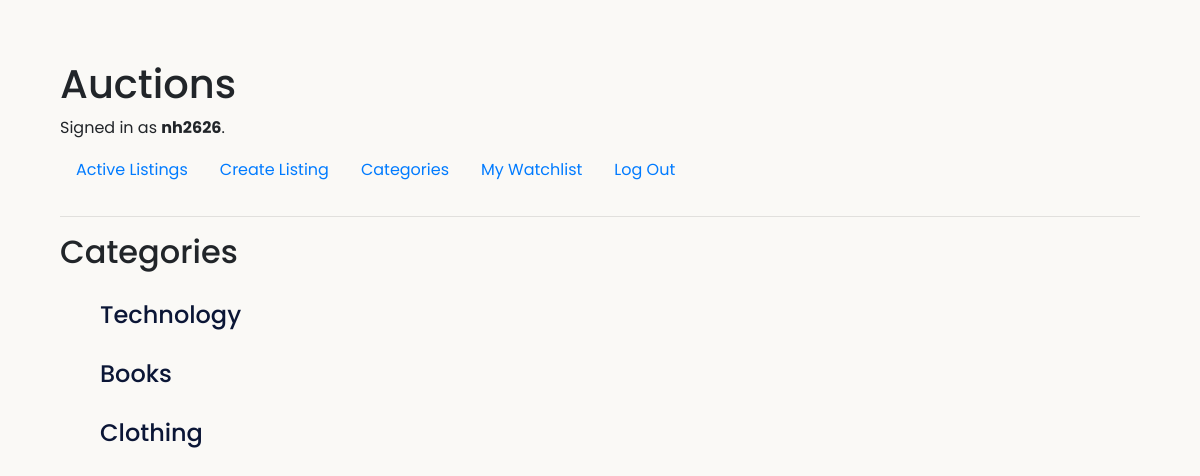
Page /category_page (signed in) on the committed database.
### auctions/models.py (models this page shows, shortened)
class User(AbstractUser):
    watching = models.ManyToManyField("Listing", related_name="watchers")

class Category(models.Model):
    category_name = models.CharField(max_length=64)

### auctions/views.py (the view)
# urls.py: path("category_page", views.category_page, name="category_page"),
def category_page(request):
    categories = Category.objects.all()
    return render(request, "auctions/category_page.html", {
        "categories": categories,
    })

### auctions/templates/auctions/category_page.html
{% extends "auctions/layout.html" %}
{% block body %}
    <h2>Categories</h2>
    {% for category in categories%}
    <div class = "categories">
       <ul>
        <li>
            <a href="{% url 'category_contents' category.id %}"><h4>{{category.category_name}}</h4></a>
         </li>
       </ul>
    </div>
    {% endfor %}
{% endblock %}

### auctions/templates/auctions/layout.html (shortened to what this page needs)
{% load static %}
<!DOCTYPE html>
<html lang="en">
    <head>
        <link rel="stylesheet" href="https://stackpath.bootstrapcdn.com/bootstrap/4.4.1/css/bootstrap.min.css">
        <link href="{% static 'auctions/styles.css' %}" rel="stylesheet">
    </head>
    <body>
        <h1>Auctions</h1>
        <div>
            {% if user.is_authenticated %}
                Signed in as <strong>{{ user.username }}</strong>.
            {% else %}
                Not signed in.
            {% endif %}
        </div>
        <ul class="nav">
            <li class="nav-item">
                <a class="nav-link" href="{% url 'index' %}">Active Listings</a>
            </li>
            {% if user.is_authenticated %}
                <li class="nav-item">
                    <a class="nav-link" href="{% url 'create_listing' %}">Create Listing</a>
                </li>
                <li class="nav-item">
                    <a class="nav-link" href="{% url 'category_page' %}">Categories</a>
                </li>
                <li class="nav-item">
                    <a class="nav-link" href="{% url 'watchlist' %}">My Watchlist</a>
                </li>
                <li class="nav-item">
                    <a class="nav-link" href="{% url 'logout' %}">Log Out</a>
                </li>
            {% endif %}
        </ul>
        <hr>
        {% block body %}
        {% endblock %}
    </body>
</html>

### auctions/static/auctions/styles.css (style rules this page uses)
body { padding: 60px; background-color: #FAF9F6; font-family: 'Poppins', sans-serif; }
.nav li { padding-top: 10px; padding-bottom: 10px; }
.categories ul { list-style: none; margin-top: 30px; }
.categories a { color: rgb(11, 22, 54) }

### rows in the picture
User: username "nh2626"
Category: category_name "Technology"
Category: category_name "Books"
Category: category_name "Clothing"
